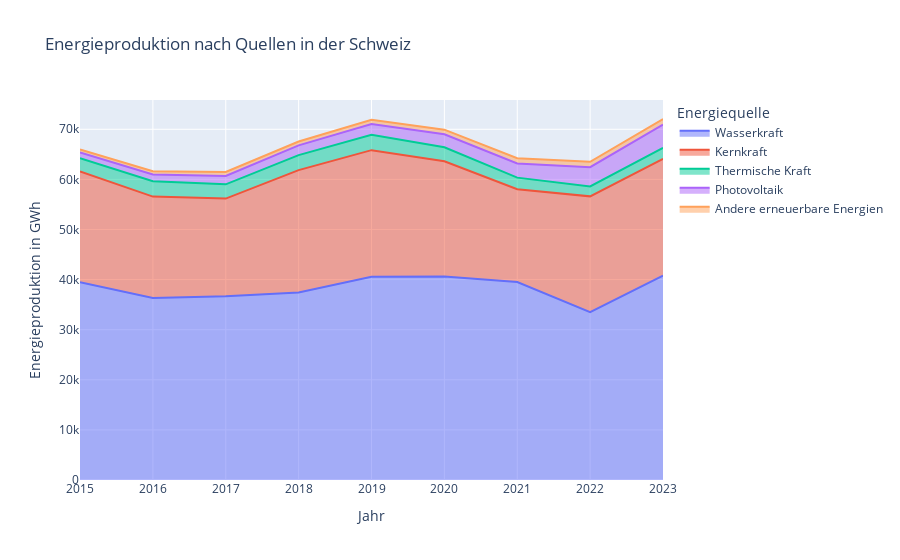

Notebook source saved alongside this figure:
### Markdown cell above
## Flächenchart erstellen, der Energieproduktion nach Quellen in der Schweiz

### Code cell
# Gestapeltes Flächenchart erstellen
fig = px.area(
    energy_data_melted,
    x='Jahr',
    y='Wert',
    color='Energiequelle',
    title='Energieproduktion nach Quellen in der Schweiz',
    labels={'Wert': 'Energieproduktion in GWh', 'Jahr': 'Jahr', 'Energiequelle': 'Energiequelle'}
)

# Chart anzeigen
fig.show()

# Speichern des Diagramms als HTML-Datei
fig.write_html('../docs/assets/diagramme/solar_vs_other_energy_sources.html')

### Figure 1 — Plotly figure (JSON) as saved in the notebook; plotly's stock layout.template omitted (floating-point values rounded to 4 significant figures)
{"data": [{"fillpattern": {"shape": ""}, "hovertemplate": "Energiequelle=Wasserkraft<br>Jahr=%{x}<br>Energieproduktion in GWh=%{y}<extra></extra>", "legendgroup": "Wasserkraft", "line": {"color": "#636efa"}, "marker": {"symbol": "circle"}, "mode": "lines", "name": "Wasserkraft", "orientation": "v", "showlegend": true, "stackgroup": "1", "type": "scatter", "x": ["2015", "2016", "2017", "2018", "2019", "2020", "2021", "2022", "2023"], "xaxis": "x", "y": [39490.0, 36330.0, 36670.0, 37430.0, 40560.0, 40620.0, 39500.0, 33500.0, 40780.0], "yaxis": "y"}, {"fillpattern": {"shape": ""}, "hovertemplate": "Energiequelle=Kernkraft<br>Jahr=%{x}<br>Energieproduktion in GWh=%{y}<extra></extra>", "legendgroup": "Kernkraft", "line": {"color": "#EF553B"}, "marker": {"symbol": "circle"}, "mode": "lines", "name": "Kernkraft", "orientation": "v", "showlegend": true, "stackgroup": "1", "type": "scatter", "x": ["2015", "2016", "2017", "2018", "2019", "2020", "2021", "2022", "2023"], "xaxis": "x", "y": [22100.0, 20240.0, 19500.0, 24410.0, 25280.0, 22990.0, 18530.0, 23110.0, 23330.0], "yaxis": "y"}, {"fillpattern": {"shape": ""}, "hovertemplate": "Energiequelle=Thermische Kraft<br>Jahr=%{x}<br>Energieproduktion in GWh=%{y}<extra></extra>", "legendgroup": "Thermische Kraft", "line": {"color": "#00cc96"}, "marker": {"symbol": "circle"}, "mode": "lines", "name": "Thermische Kraft", "orientation": "v", "showlegend": true, "stackgroup": "1", "type": "scatter", "x": ["2015", "2016", "2017", "2018", "2019", "2020", "2021", "2022", "2023"], "xaxis": "x", "y": [2661.0, 3069.0, 2851.0, 3008.0, 3050.0, 2791.0, 2320.0, 1970.0, 2191.0], "yaxis": "y"}, {"fillpattern": {"shape": ""}, "hovertemplate": "Energiequelle=Photovoltaik<br>Jahr=%{x}<br>Energieproduktion in GWh=%{y}<extra></extra>", "legendgroup": "Photovoltaik", "line": {"color": "#ab63fa"}, "marker": {"symbol": "circle"}, "mode": "lines", "name": "Photovoltaik", "orientation": "v", "showlegend": true, "stackgroup": "1", "type": "scatter", "x": ["2015", "2016", "2017", "2018", "2019", "2020", "2021", "2022", "2023"], "xaxis": "x", "y": [1119.0, 1333.0, 1683.0, 1945.0, 2178.0, 2599.0, 2842.0, 3858.0, 4624.0], "yaxis": "y"}, {"fillpattern": {"shape": ""}, "hovertemplate": "Energiequelle=Andere erneuerbare Energien<br>Jahr=%{x}<br>Energieproduktion in GWh=%{y}<extra></extra>", "legendgroup": "Andere erneuerbare Energien", "line": {"color": "#FFA15A"}, "marker": {"symbol": "circle"}, "mode": "lines", "name": "Andere erneuerbare Energien", "orientation": "v", "showlegend": true, "stackgroup": "1", "type": "scatter", "x": ["2015", "2016", "2017", "2018", "2019", "2020", "2021", "2022", "2023"], "xaxis": "x", "y": [597.0, 653.0, 789.0, 763.0, 831.0, 928.0, 1023.0, 1063.0, 1125.0], "yaxis": "y"}], "layout": {"legend": {"title": {"text": "Energiequelle"}, "tracegroupgap": 0}, "title": {"text": "Energieproduktion nach Quellen in der Schweiz"}, "xaxis": {"anchor": "y", "domain": [0, 1], "title": {"text": "Jahr"}}, "yaxis": {"anchor": "x", "domain": [0, 1], "title": {"text": "Energieproduktion in GWh"}}}}
